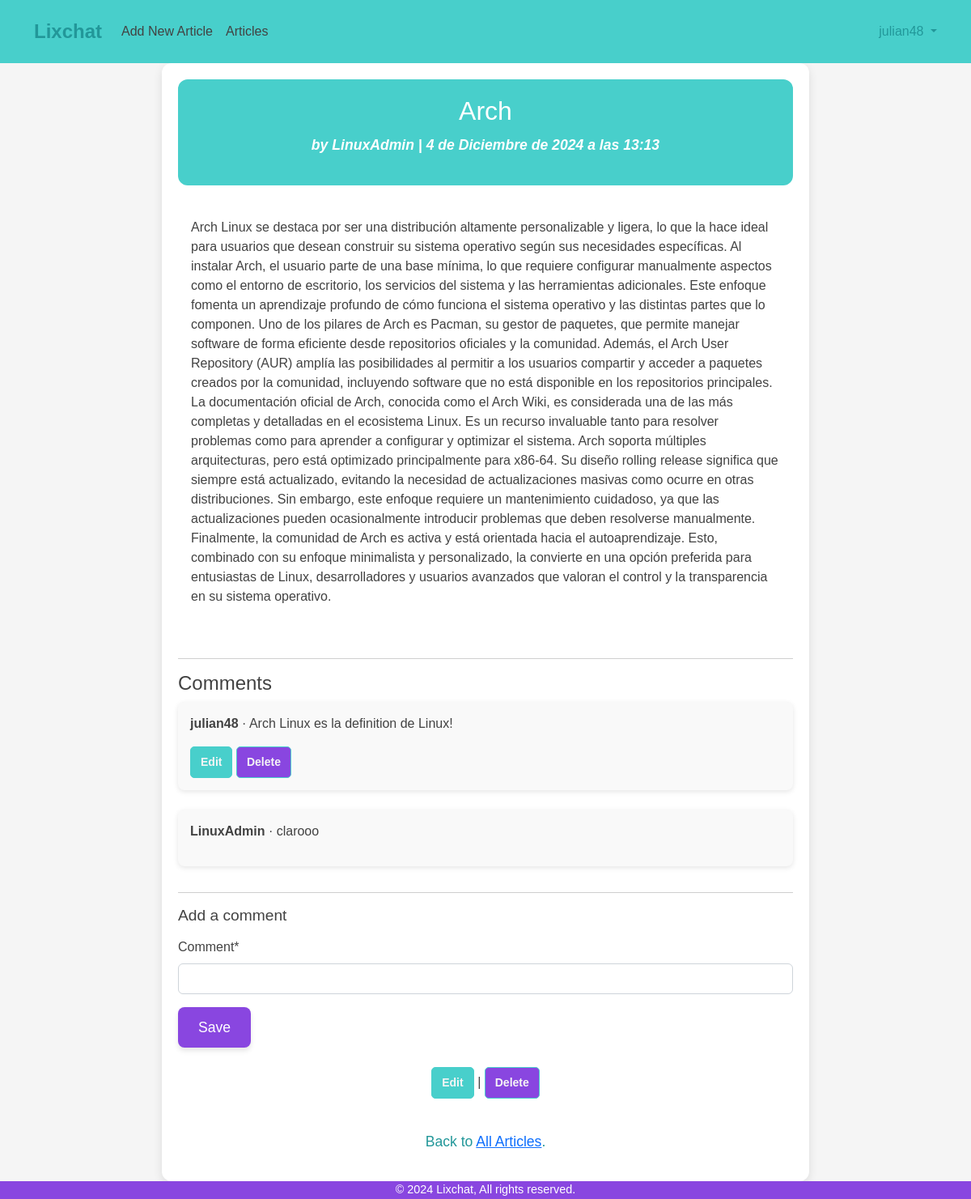
The app's page /articles/20/ (signed in) with its own data.
### accounts/models.py (models this page shows)
class CustomUser(AbstractUser):
    age = models.PositiveIntegerField(null=True, blank=True)

### articles/models.py (models this page shows, shortened)
class Article(models.Model):
    title = models.CharField(max_length=255) # titulo maximo de 255 caracteres
    body = models.TextField() # entrada del contenido
    date = models.DateTimeField(auto_now_add=True) # agrega la fecha automaticamente
    author = models.ForeignKey(
        settings.AUTH_USER_MODEL,
        on_delete=models.CASCADE,
    )
    image_url = models.URLField(max_length=500, blank=True, null=True)  # Campo para la URL de la imagen

class Comment(models.Model):
    article = models.ForeignKey (Article,
            on_delete=models.CASCADE,
    )
    comment = models.CharField(
        max_length =140
    )
    author = models.ForeignKey(
        settings.AUTH_USER_MODEL,
        on_delete=models.CASCADE,
    )

### articles/views.py (the view, shortened to what this page needs)
# urls.py: path("<int:pk>/", ArticleDetailView.as_view(),
class ArticleDetailView(LoginRequiredMixin, View):
    def get(self, request, *args, **kwargs):
        view = ArticleDetailDisplay.as_view()
        return view(request, *args, **kwargs)

### articles/forms.py
class CommentForm(forms.ModelForm):
    class Meta:
        model = Comment
        fields = ("comment",)  # Solo mostramos el campo de comentario

### articles/views.py (called while the page is built)
    def get_context_data(self, **kwargs):
        context = super().get_context_data(**kwargs)
        context['form'] = CommentForm()  # Pasamos el formulario de comentarios al contexto
        context['comments'] = Comment.objects.filter(article=self.object)  # Pasamos los comentarios
        return context

### templates/article_detail.html (shortened to what this page needs)
{% extends "base.html" %}
{% load crispy_forms_tags %}
{% block content %}
<div class="article-detail-container">
    <div class="article-header">
        <h2>{{ object.title }}</h2>
        <p class="article-meta">by {{ object.author }} | {{ object.date }}</p>
    </div>
    <div class="article-body">
        <p>{{ object.body }}</p>
    </div>
    <div class="comments-section">
        <hr>
        <h4>Comments</h4>
        {% for comment in comments %}
            <div class="comment">
                <p><strong>{{ comment.author }}</strong> &middot; {{ comment.comment }}</p>
                {% if comment.author == request.user %}
                    <a href="{% url 'comment_edit' comment.pk %}" class="btn-edit" >Edit</a>
                    <a href="{% url 'comment_delete' comment.pk %}" class="btn-delete" >Delete</a>
                {% endif %}
            </div>
        {% empty %}
            <p>No comments yet.</p>
        {% endfor %}
    </div>
    <div class="add-comment-section">
        <hr>
        <h4>Add a comment</h4>
        <form action="" method="post">
            {{ form|crispy }}
            <button class="btn btn-comment" type="submit">Save</button>
        </form>
    </div>
    <div class="article-actions">
        <p>
            <a href="{% url 'article_edit' object.pk %}" class="btn btn-edit">Edit</a> |
            <a href="{% url 'article_delete' object.pk %}" class="btn btn-delete">Delete</a>
        </p>
    </div>
    <p class="back-link">Back to <a href="{% url 'article_list' %}">All Articles</a>.</p>
</div>
{% endblock content %}

### templates/base.html (shortened to what this page needs)
<!DOCTYPE html>
{% load static %}
<html lang="en">
    <head>
        <link rel="stylesheet" href="{% static 'bootstrap-5.2.3-dist/css/bootstrap.min.css' %}">
        <link rel="stylesheet" href="{% static 'css/custom.css' %}">
        <link rel="stylesheet" href="{% static 'css/codepen-effects.css' %}">
    </head>
    <body style="background-color: #F5F5F5;">
        <header class="navbar navbar-expand-lg p-3 ">
            <div class="container">
                <a class="navbar-brand fw-bold text-secondary" href="{% url 'home' %}" style="color: #229799;">Lixchat</a>
                <div class="collapse navbar-collapse" id="navbarNav">
                    <ul class="navbar-nav me-auto mb-2 mb-lg-0">
                        {% if user.is_authenticated %}
                            <li class="nav-item">
                                <a href="{% url 'article_new' %}" class="nav-link text-dark" style="color: #424242;">Add New Article</a>
                            </li>
                            <li class="nav-item">
                                <a href="{% url 'article_list' %}" class="nav-link text-dark" style="color: #424242;">Articles</a>
                            </li>
                        {% endif %}
                    </ul>
                    {% if user.is_authenticated %}
                        <div class="dropdown">
                            <a href="#" class="d-block link-dark text-decoration-none dropdown-toggle" id="dropdownUser1" data-bs-toggle="dropdown" aria-expanded="false" style="color: #229799;">
                                {{ user.username }}
                            </a>
                        </div>
                    {% endif %}
                </div>
            </div>
        </header>
        <main>
            {% block content %}
            {% endblock content %}
        </main>
        <footer class="footer text-center">
            <div class="container">
                <span class="text-muted" style="color: #ffffff;">© 2024 Lixchat, All rights reserved.</span>
            </div>
        </footer>
    </body>
</html>

### static/css/custom.css (style rules this page uses)
body { font-family: Arial, sans-serif; color: #424242; }
.navbar { background-color: #48CFCB; }
.navbar-brand { color: #229799 !important; font-size: 1.5rem; }
.navbar-nav .nav-link { color: #424242 !important; transition: color 0.3s ease; }
.dropdown-toggle { color: #229799 !important; }
.article-header { background-color: #48CFCB; color: #FFFFFF; font-weight: bold; padding: 0.75rem 1rem; border-top-left-radius: 8px; border-top-right-radius: 8px; }
.article-body { padding: 1rem; color: #424242; }
.footer { font-size: 0.9rem; color: #ffffff !important; background-color: #8946e0; }
.footer span { color: #ffffff !important; }
.article-header { background-color: rgba(72, 207, 203, 0.7); color: #FFFFFF; font-weight: bold; padding: 0.75rem 1rem; border-top-left-radius: 8px; border-top-right-radius: 8px; }
.article-body { padding: 1rem; }
.article-detail-container { max-width: 800px; margin: 0 auto; padding: 20px; background-color: #FFFFFF; border-radius: 12px; box-shadow: 0px 4px 12px rgba(0, 0, 0, 0.1); color: #424242; }
.article-header { background-color: #48CFCB; color: #FFFFFF; padding: 20px; border-radius: 12px; margin-bottom: 1.5rem; text-align: center; }
.article-meta { font-size: 1.1rem; color: #FFFFFF; font-style: italic; margin-top: 10px; }
.comments-section { margin-top: 2rem; }
.comment { background-color: #F9F9F9; padding: 15px; border-radius: 8px; margin-bottom: 1.5rem; box-shadow: 0px 2px 6px rgba(0, 0, 0, 0.1); }
.add-comment-section { margin-top: 2rem; }
.add-comment-section h4 { color: #424242; margin-bottom: 1rem; font-size: 1.2rem; }
.article-actions { margin-top: 1.5rem; text-align: center; }
.btn-edit, .btn-delete { color: #229799; text-decoration: none; font-weight: bold; padding: 8px 15px; border: 1px solid #48CFCB; border-radius: 5px; transition: background-color 0.3s ease, color 0.3s ease; }
.back-link { margin-top: 2.5rem; font-size: 1.1rem; text-align: center; color: #229799; }
.btn-comment { background-color: #8946e0; color: #FFFFFF; border: none; padding: 12px 25px; font-size: 1.1rem; cursor: pointer; border-radius: 8px; transition: background-color 0.3s ease, transform 0.2s ease; box-shadow: 0px 4px 6px rgba(0, 0, 0, 0.1); }
.btn-edit { display: inline-block; background-color: #48CFCB; color: #F5F5F5; text-decoration: none; padding: 8px 12px; border-radius: 5px; font-size: 14px; transition: background-color 0.3s ease; }
.btn-delete { display: inline-block; background-color: #8946e0; color: #F5F5F5; text-decoration: none; padding: 8px 12px; border-radius: 5px; font-size: 14px; transition: background-color 0.3s ease; }

### records on screen
CustomUser: username "julian48"
Article: title "Arch", author "LinuxAdmin", date "4 de Diciembre de 2024 a las 13:13", body "Arch Linux se destaca por ser una distribución altamente personalizable y ligera, lo que la hace ideal para usuarios que desean construir su sistema operativo según sus necesidades específicas. Al instalar Arch, el usuario parte de una base mínima, lo que requiere configurar manualmente aspectos como el entorno de escritorio, los servicios del sistema y las herramientas adicionales. Este enfoque fomenta un aprendizaje profundo de cómo funciona el sistema operativo y las distintas partes que lo componen. Uno de los pilares de Arch es Pacman, su gestor de paquetes, que permite manejar software de forma eficiente desde repositorios oficiales y la comunidad. Además, el Arch User Repository…"
Comment: author "julian48", comment "Arch Linux es la definition de Linux!", shows "Edit"
Comment: author "LinuxAdmin", comment "clarooo"
